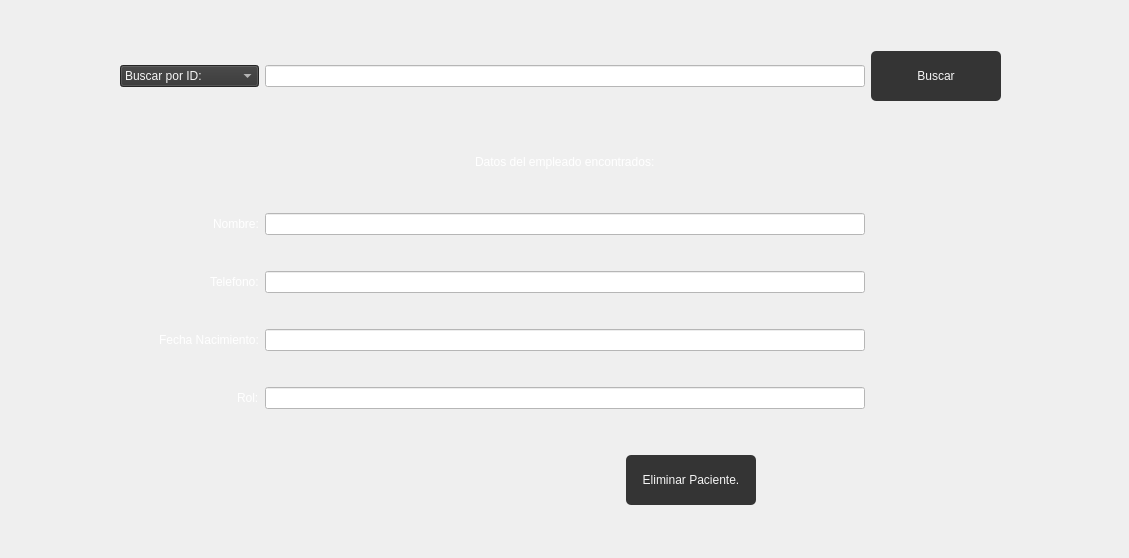
                    <widget class="QWidget" name="scrollAreaWidgetContents_5">
                     <property name="geometry">
                      <rect>
                       <x>0</x>
                       <y>0</y>
                       <width>1129</width>
                       <height>558</height>
                      </rect>
                     </property>
                     <layout class="QGridLayout" name="gridLayout_9">
                      <item row="6" column="3" alignment="Qt::AlignHCenter">
                       <widget class="QLineEdit" name="Eliminar_NombrePaciente">
                        <property name="minimumSize">
                         <size>
                          <width>600</width>
                          <height>0</height>
                         </size>
                        </property>
                        <property name="styleSheet">
                         <string notr="true">font: 63 20pt &quot;Bahnschrift SemiBold SemiConden&quot;;
background-color: rgb(255, 255, 255);
</string>
                        </property>
                       </widget>
                      </item>
                      <item row="12" column="3" alignment="Qt::AlignHCenter">
                       <widget class="QLineEdit" name="EliminarUltima">
                        <property name="minimumSize">
                         <size>
                          <width>600</width>
                          <height>0</height>
                         </size>
                        </property>
                        <property name="styleSheet">
                         <string notr="true">font: 63 20pt &quot;Bahnschrift SemiBold SemiConden&quot;;
background-color: rgb(255, 255, 255);
</string>
                        </property>
                       </widget>
                      </item>
                      <item row="6" column="0" alignment="Qt::AlignRight|Qt::AlignVCenter">
                       <widget class="QLabel" name="label_41">
                        <property name="styleSheet">
                         <string notr="true">font: 63 22pt &quot;Bahnschrift SemiBold SemiConden&quot;;
color: rgb(255, 255, 255);</string>
                        </property>
                        <property name="text">
                         <string>Nombre:</string>
                        </property>
                       </widget>
                      </item>
                      <item row="12" column="0" alignment="Qt::AlignRight">
                       <widget class="QLabel" name="label_44">
                        <property name="styleSheet">
                         <string notr="true">font: 63 22pt &quot;Bahnschrift SemiBold SemiConden&quot;;
color: rgb(255, 255, 255);</string>
                        </property>
                        <property name="text">
                         <string>Rol:</string>
                        </property>
                       </widget>
                      </item>
                      <item row="10" column="0" alignment="Qt::AlignRight">
                       <widget class="QLabel" name="label_42">
                        <property name="styleSheet">
                         <string notr="true">font: 63 22pt &quot;Bahnschrift SemiBold SemiConden&quot;;
color: rgb(255, 255, 255);</string>
                        </property>
                        <property name="text">
                         <string>Telefono:</string>
                        </property>
                       </widget>
                      </item>
                      <item row="1" column="3" alignment="Qt::AlignHCenter">
                       <widget class="QLineEdit" name="ID_BuscarEliminarPaciente">
                        <property name="minimumSize">
                         <size>
                          <width>600</width>
                          <height>0</height>
                         </size>
                        </property>
                        <property name="styleSheet">
                         <string notr="true">font: 63 20pt &quot;Bahnschrift SemiBold SemiConden&quot;;
background-color: rgb(255, 255, 255);
</string>
                        </property>
                       </widget>
                      </item>
                      <item row="11" column="0" alignment="Qt::AlignRight">
                       <widget class="QLabel" name="label_43">
                        <property name="styleSheet">
                         <string notr="true">font: 63 22pt &quot;Bahnschrift SemiBold SemiConden&quot;;
color: rgb(255, 255, 255);</string>
                        </property>
                        <property name="text">
                         <string>Fecha Nacimiento:</string>
                        </property>
                       </widget>
                      </item>
                      <item row="11" column="3" alignment="Qt::AlignHCenter">
                       <widget class="QLineEdit" name="EliminarFecha">
                        <property name="minimumSize">
                         <size>
                          <width>600</width>
                          <height>0</height>
                         </size>
                        </property>
                        <property name="styleSheet">
                         <string notr="true">font: 63 20pt &quot;Bahnschrift SemiBold SemiConden&quot;;
background-color: rgb(255, 255, 255);
</string>
                        </property>
                       </widget>
                      </item>
                      <item row="13" column="3" colspan="2" alignment="Qt::AlignHCenter">
                       <widget class="QPushButton" name="EliminarPacienteBoton">
                        <property name="minimumSize">
                         <size>
                          <width>130</width>
                          <height>70</height>
                         </size>
                        </property>
                        <property name="cursor">
                         <cursorShape>PointingHandCursor</cursorShape>
                        </property>
                        <property name="styleSheet">
                         <string notr="true">QPushButton{
	background-color: #343434;
	font: 87 14pt &quot;Arial Black&quot;;
	color: whitesmoke;
	border-radius: 5px;
	border: .5px solid #e6b31e;
	margin: 10 px;
	right-margin: 10px;
}

QPushButton:hover{
	background-color: #e6b31e;
	font: 87 14pt &quot;Arial Black&quot;;
	color: whitesmoke;
	border-radius: 5px;
	border: 1.5px solid #343434;
	margin: 10 px;
	right-margin: 10px;
}

</string>
                        </property>
                        <property name="text">
                         <string>Eliminar Paciente.</string>
                        </property>
                       </widget>
                      </item>
                      <item row="1" column="4" alignment="Qt::AlignLeft">
                       <widget class="QPushButton" name="BuscarBotonEliminar">
                        <property name="minimumSize">
                         <size>
                          <width>130</width>
                          <height>70</height>
                         </size>
                        </property>
                        <property name="cursor">
                         <cursorShape>PointingHandCursor</cursorShape>
                        </property>
                        <property name="styleSheet">
                         <string notr="true">QPushButton{
	background-color: #343434;
	font: 87 14pt &quot;Arial Black&quot;;
	color: whitesmoke;
	border-radius: 5px;
	border: .5px solid #e6b31e;
	margin: 10 px;
	right-margin: 10px;
}

QPushButton:hover{
	background-color: #e6b31e;
	font: 87 14pt &quot;Arial Black&quot;;
	color: whitesmoke;
	border-radius: 5px;
	border: 1.5px solid #343434;
	margin: 10 px;
	right-margin: 10px;
}

</string>
                        </property>
                        <property name="text">
                         <string>Buscar</string>
                        </property>
                       </widget>
                      </item>
                      <item row="1" column="0" alignment="Qt::AlignRight|Qt::AlignVCenter">
                       <widget class="QComboBox" name="BuscarRegistradosCombobox_2">
                        <property name="contextMenuPolicy">
                         <enum>Qt::DefaultContextMenu</enum>
                        </property>
                        <property name="styleSheet">
                         <string notr="true">font: 63 20pt &quot;Bahnschrift SemiBold SemiConden&quot;;
border: .5px solid #e6b31e;
background-color: rgb(52, 52, 52);
color: whitesmoke;</string>
                        </property>
                        <item>
                         <property name="text">
                          <string>Buscar por ID:</string>
                         </property>
                        </item>
                        <item>
                         <property name="text">
                          <string>Buscar por Nombre:</string>
                         </property>
                        </item>
                        <item>
                         <property name="text">
                          <string/>
                         </property>
                        </item>
                       </widget>
                      </item>
                      <item row="2" column="3" alignment="Qt::AlignHCenter">
                       <widget class="QLabel" name="label_40">
                        <property name="minimumSize">
                         <size>
                          <width>0</width>
                          <height>0</height>
                         </size>
                        </property>
                        <property name="maximumSize">
                         <size>
                          <width>16777215</width>
                          <height>30</height>
                         </size>
                        </property>
                        <property name="styleSheet">
                         <string notr="true">font: 63 22pt &quot;Bahnschrift SemiBold SemiConden&quot;;
color: rgb(255, 255, 255);</string>
                        </property>
                        <property name="text">
                         <string>Datos del empleado encontrados:</string>
                        </property>
                       </widget>
                      </item>
                      <item row="10" column="3" alignment="Qt::AlignHCenter">
                       <widget class="QLineEdit" name="Eliminar_TelefenoPaciente">
                        <property name="minimumSize">
                         <size>
                          <width>600</width>
                          <height>0</height>
                         </size>
                        </property>
                        <property name="styleSheet">
                         <string notr="true">font: 63 20pt &quot;Bahnschrift SemiBold SemiConden&quot;;
background-color: rgb(255, 255, 255);
</string>
                        </property>
                       </widget>
                      </item>
                     </layout>
                    </widget>
